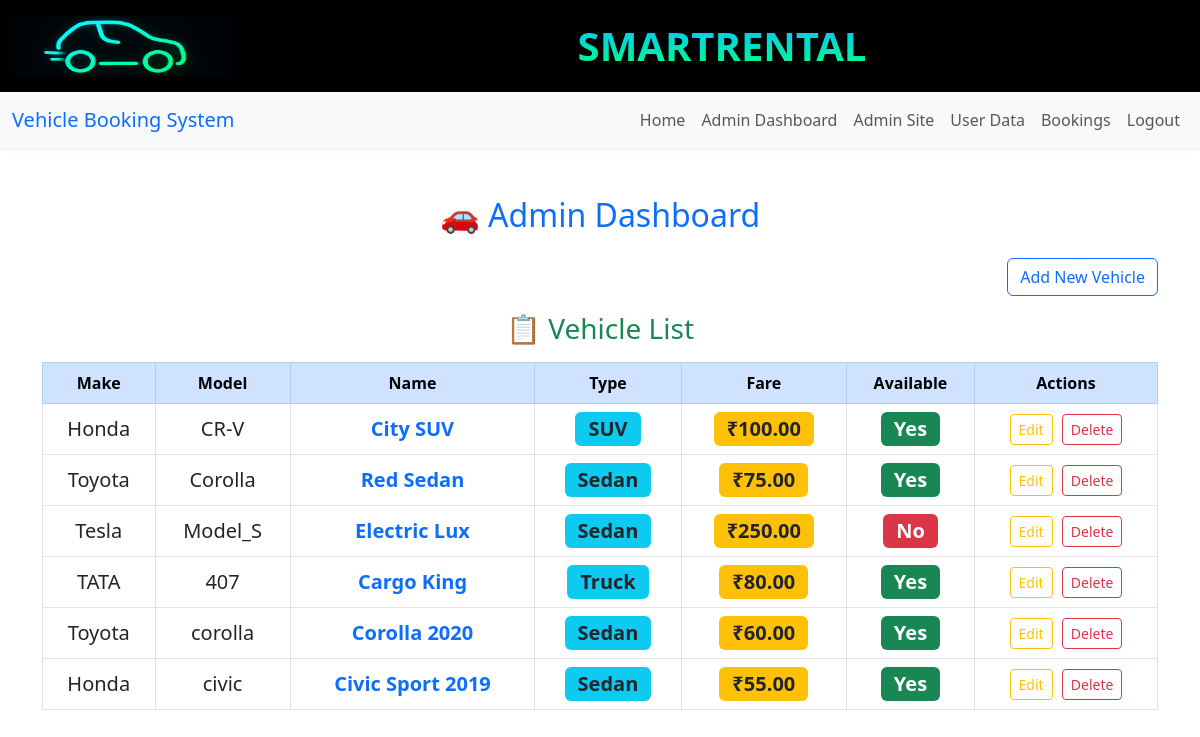
Screenshot of /admin_dashboard/ (signed in) with the database file from the repository.
### vehicles/models.py (models this page shows, shortened)
class Vehicle(models.Model):
    make = models.CharField(max_length=100)
    model_name = models.CharField(max_length=100)
    name = models.CharField(max_length=100)
    vehicle_type = models.CharField(max_length=50)
    fare = models.DecimalField(max_digits=10, decimal_places=2)
    available = models.BooleanField(default=True)
    image = models.ImageField(upload_to=vehicle_image_upload_path, blank=True, null=True)

### vehicles/views.py (the view)
# urls.py: path('admin_dashboard/', views.admin_dashboard, name='admin_dashboard'),
@user_passes_test(is_admin)
def admin_dashboard(request):
    vehicles = Vehicle.objects.all()
    return render(request, 'vehicles/admin_dashboard.html', {'vehicles': vehicles})

### vehicles/context_processors.py (called while the page is built)
def latest_unpaid_booking(request):
    if request.user.is_authenticated and not request.user.is_staff:
        booking = Booking.objects.filter(user=request.user, paid=False).last()
        return {'latest_booking': booking}
    return {}

### vehicles/views.py (called while the page is built)
def is_admin(user):
    return user.is_staff

### templates/vehicles/admin_dashboard.html (shortened to what this page needs)
{% extends "vehicles/base.html" %}
{% load widget_tweaks %}
{% load static %}
{% block content %}
<div class="container mt-5">
  <h2 class="mb-4 text-center text-primary">🚗 Admin Dashboard</h2>
  <div class="text-end mb-3">
    <a href="{% url 'add_vehicle' %}" class="btn btn-outline-primary">
       Add New Vehicle
    </a>
  </div>
  <h3 class="mb-3 text-center text-success">📋 Vehicle List</h3>
  <div class="table-responsive">
    <table class="table table-bordered align-middle table-hover">
      <thead class="table-primary text-center">
        <tr>
          <th>Make</th>
          <th>Model</th>
          <th>Name</th>
          <th>Type</th>
          <th>Fare</th>
          <th>Available</th>
          <th>Actions</th>
        </tr>
      </thead>
      <tbody class="fs-5">
        {% for vehicle in vehicles %}
        <tr>
          <td class="text-center fw-medium">{{ vehicle.make }}</td>
          <td class="text-center">{{ vehicle.model_name }}</td>
          <td class="text-center text-primary fw-semibold">{{ vehicle.name }}</td>
          <td class="text-center">
            <span class="badge bg-info text-dark fs-5">{{ vehicle.vehicle_type }}</span>
          </td>
          <td class="text-center">
            <span class="badge bg-warning text-dark fs-5">₹{{ vehicle.fare }}</span>
          </td>
          <td class="text-center">
            {% if vehicle.available %}
              <span class="badge bg-success fs-5">Yes</span>
            {% else %}
              <span class="badge bg-danger fs-5">No</span>
            {% endif %}
          </td>
          <td class="text-center">
            <a href="{% url 'update_vehicle' vehicle.id %}" class="btn btn-sm btn-outline-warning me-1">
               Edit
            </a>
            <a href="{% url 'delete_vehicle' vehicle.id %}" class="btn btn-sm btn-outline-danger">
               Delete
            </a>
          </td>
        </tr>
        {% empty %}
        <tr>
          <td colspan="7" class="text-center text-muted">No vehicles available.</td>
        </tr>
        {% endfor %}
      </tbody>
    </table>
  </div>
</div>
{% endblock %}

### rows the page displays
Vehicle: make "Honda", model_name "CR-V", name "City SUV", vehicle_type "SUV", fare "100.00", available "Yes"
Vehicle: make "Toyota", model_name "Corolla", name "Red Sedan", vehicle_type "Sedan", fare "75.00", available "Yes"
Vehicle: make "Tesla", model_name "Model_S", name "Electric Lux", vehicle_type "Sedan", fare "250.00", available "No"
Vehicle: make "TATA", model_name "407", name "Cargo King", vehicle_type "Truck", fare "80.00", available "Yes"
Vehicle: make "Toyota", model_name "corolla", name "Corolla 2020", vehicle_type "Sedan", fare "60.00", available "Yes"
Vehicle: make "Honda", model_name "civic", name "Civic Sport 2019", vehicle_type "Sedan", fare "55.00", available "Yes"
